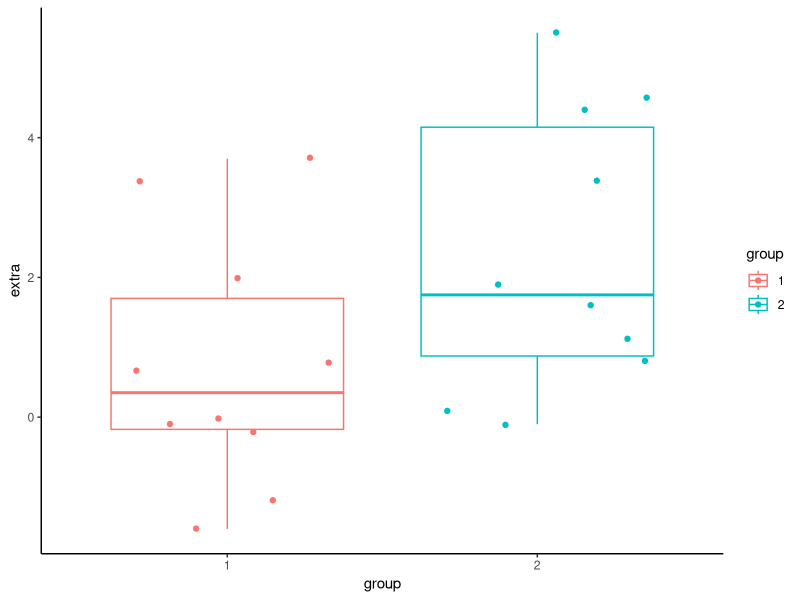

Generate this figure with R: (Note: this script raises an error after producing the figure.)
## ---- chunk 1
m <- 100
n <- 80
mu_1 <- 10
sigma_1 <- 2.5
mu_2 <- 6
sigma_2 <- 4.5

set.seed(20232023)
x1 <- rnorm(m, mean = mu_1, sd = sigma_1)
y1 <- rnorm(n, mean = mu_2, sd = sigma_2)
u0 <- (mean(x1) - mean(y1)) / sqrt(sigma_1^2 / m + sigma_2^2 / n)
u0
## ---- chunk 2
# 计算拒绝域
qnorm(1 - 0.05)
# 计算 P 值
1 - pnorm(u0)
## ---- chunk 3
s_w <- sqrt(1 / (m + n - 2) * ((m - 1) * var(x1) + (n - 1) * var(y1)))
t0 <- (mean(x1) - mean(y1)) / (s_w * sqrt(1 / m + 1 / n))
t0
## ---- chunk 4
# 临界值：0.95 分位点对应的分位数
qt(1 - 0.05, df = m + n - 2)
# p 值
1 - pt(t0, df = m + n - 2, lower.tail = TRUE)
## ---- chunk 5
t.test(x = x1, y = y1, alternative = "greater", var.equal = TRUE)
## ---- chunk 6
s0 <- var(x1) / m + var(y1) / n
l <- s0^2 / (var(x1)^2 / (m^2 * (m - 1)) + var(y1)^2 / (n^2 * (n - 1)))
l
## ---- chunk 7
t0 <- (mean(x1) - mean(y1)) / sqrt(s0)
t0
## ---- chunk 8
# 临界值：0.95 分位点对应的分位数
qt(1 - 0.05, df = 127)
# p 值
1 - pt(t0, df = 126, lower.tail = TRUE)
## ---- chunk 9
t.test(x = x1, y = y1, alternative = "greater", var.equal = FALSE)
## ---- chunk 10
#| label: fig-sleep
#| fig-width: 4
#| fig-height: 4
#| fig-cap: 学生睡眠数据的分布

data("sleep")
library(ggplot2)
ggplot(aes(x = group, y = extra, color = group), data = sleep) +
  geom_boxplot() +
  geom_jitter() +
  theme_classic()
## ---- chunk 11
# 方差未知但相等
t.test(extra ~ group, data = sleep, var.equal = TRUE)
# 方差未知且不等
t.test(extra ~ group, data = sleep, var.equal = FALSE)
## ---- chunk 12
#| label: fig-numbers-ttest
#| fig-cap: 办公软件 Numbers 的两样本 t 检验
#| echo: false
#| out-width: 80%

knitr::include_graphics(path = "screenshots/number-ttest.png")
## ---- chunk 13
t.test(x = c(3, 4, 5, 8, 9, 1, 2, 4, 5), y = c(6, 19, 3, 2, 14, 4, 5, 17, 1))
## ---- chunk 14
var.test(extra ~ group, data = sleep)
## ---- chunk 15
wilcox.test(extra ~ group, data = sleep)
## ---- chunk 16
kruskal.test(extra ~ group, data = sleep)
## ---- chunk 17
# 两样本
bartlett.test(extra ~ group, data = sleep)
## ---- chunk 18
ansari.test(extra ~ group, data = sleep)
mood.test(extra ~ group, data = sleep)
fligner.test(extra ~ group, data = sleep)
## ---- chunk 19
data("PlantGrowth")
# 假设方差相同
oneway.test(weight ~ group, data = PlantGrowth, var.equal = TRUE)
# 假设方差不同
oneway.test(weight ~ group, data = PlantGrowth, var.equal = FALSE)
## ---- chunk 20
aov(weight ~ group, data = PlantGrowth)
## ---- chunk 21
fit <- nlme::gls(weight ~ 1, data = PlantGrowth, method = "ML",
  weights = nlme::varIdent(form = ~ 1 | group)
)
summary(fit)
## ---- chunk 22
kruskal.test(weight ~ group, data = PlantGrowth)
## ---- chunk 23
friedman.test(extra ~ group | ID, data = sleep)
## ---- chunk 24
quade.test(extra ~ group | ID, data = sleep)
## ---- chunk 25
# 参数检验
bartlett.test(weight ~ group, data = PlantGrowth)
# 非参数检验
fligner.test(weight ~ group, data = PlantGrowth)
## ---- chunk 26
smokers  <- c( 83, 90, 129, 70 )
patients <- c( 86, 93, 136, 82 )
prop.test(smokers, patients)
prop.trend.test(smokers, patients)
## ---- chunk 27
pairwise.t.test(x = sleep$extra, g = sleep$group, paired = T)
## ---- chunk 28
# power.t.test()
## ---- chunk 29
# power.prop.test()
## ---- chunk 30
# power.anova.test()
